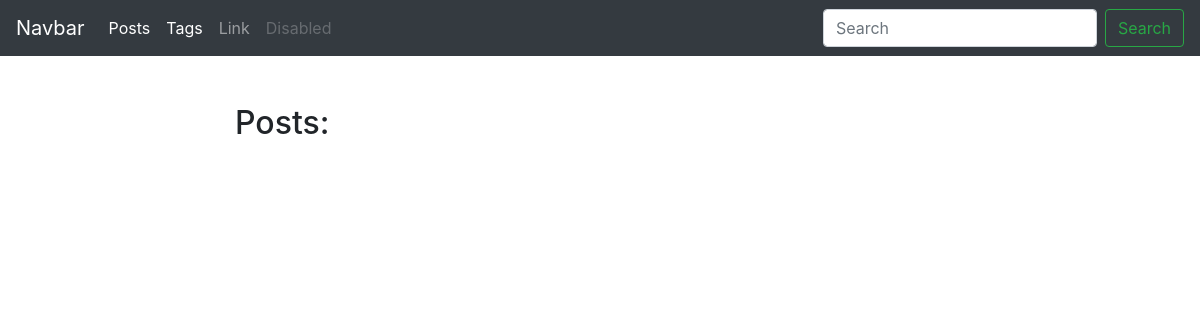
The page /blog/ on the database as committed earlier.
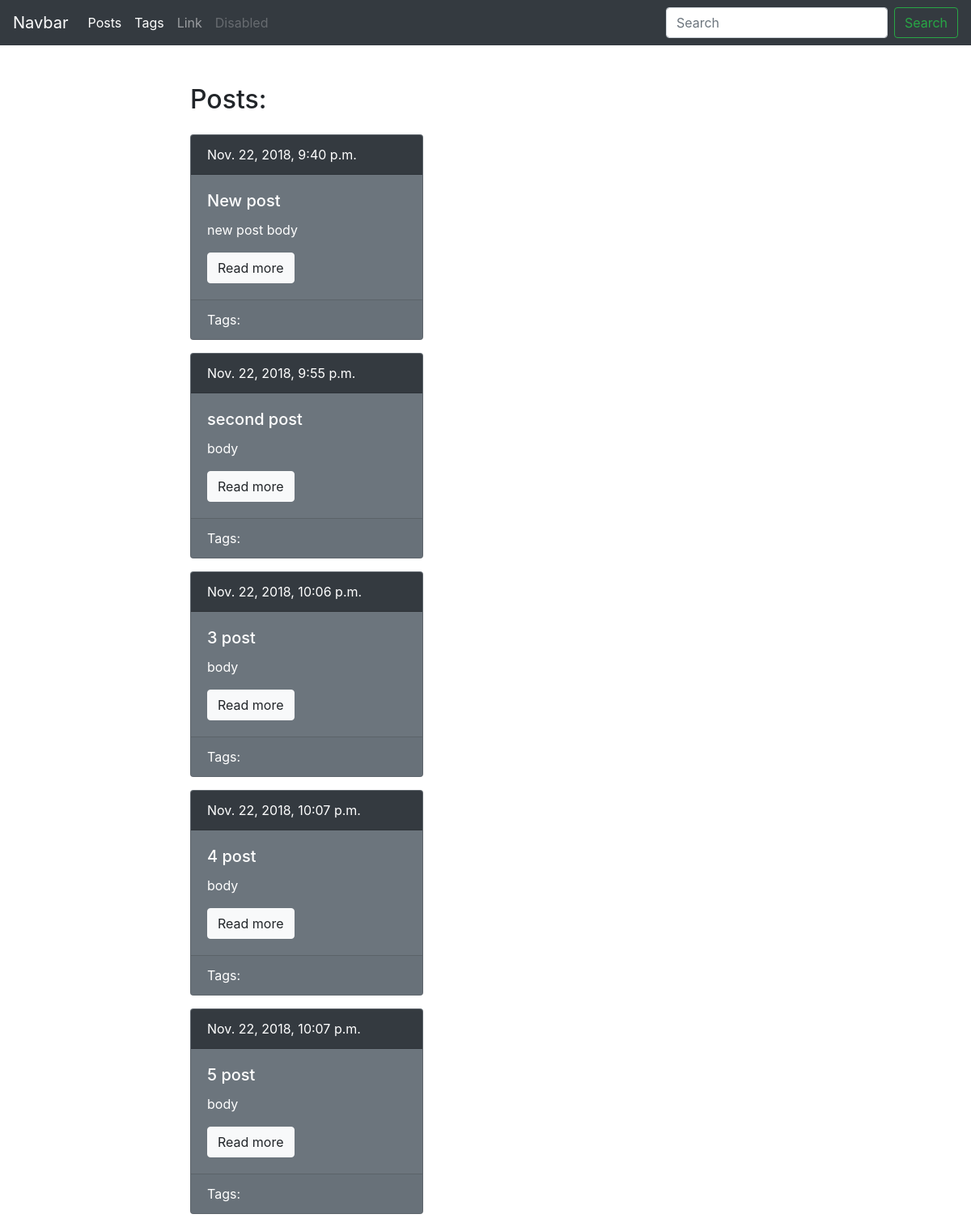
The same page on the database as committed later.
### blog/models.py (models this page shows, shortened)
class Post(models.Model):
    title = models.CharField(max_length=150, db_index=True)
    slug = models.SlugField(max_length=150, unique=True)
    body = models.TextField(blank=True, db_index=True)
    tags = models.ManyToManyField('Tag', blank=True, related_name='posts')
    date_pub = models.DateTimeField(auto_now_add = True)
    def get_absolute_url(self):
        return reverse('post_detail_url', kwargs={'slug': self.slug})

### blog/views.py (the view)
# urls.py: path('', posts_list, name='posts_list_url'),
def posts_list(request):
    posts = Post.objects.all()
    return render(request, 'blog/index.html', context={'posts': posts})

### blog/templates/blog/index.html (shortened to what this page needs)
{% extends 'blog/base_blog.html' %}
{% block content %}
    <h2 class="mb-4">Posts:</h2>
    {% for post in posts %}
        {% include 'blog/includes/post_card_template.html' %}
    {% endfor %}
{% endblock %}

### blog/templates/blog/base_blog.html
{% extends 'base.html' %}

### templates/base.html (shortened to what this page needs)
<!DOCTYPE html>
<html lang="en">
<head>
    <link rel="stylesheet" href="https://stackpath.bootstrapcdn.com/bootstrap/4.1.3/css/bootstrap.min.css">
</head>
<body>
    <nav class="navbar navbar-expand-lg navbar-dark bg-dark">
        <a class="navbar-brand" href="#">Navbar</a>
        <div class="collapse navbar-collapse" id="navbarSupportedContent">
            <ul class="navbar-nav mr-auto">
            <li class="nav-item active">
                <a class="nav-link" href="{% url 'posts_list_url' %}">Posts</a>
            </li>
            <li class="nav-item active">
                <a class="nav-link" href="{% url 'tags_list_url' %}">Tags</a>
            </li>
            <li class="nav-item">
                <a class="nav-link" href="#">Link</a>
            </li>
            <li class="nav-item">
                <a class="nav-link disabled" href="#">Disabled</a>
            </li>
            </ul>
            <form class="form-inline my-2 my-lg-0">
            <input class="form-control mr-sm-2" type="search" placeholder="Search" aria-label="Search">
            <button class="btn btn-outline-success my-2 my-sm-0" type="submit">Search</button>
            </form>
        </div>
    </nav>
    <div class="container mt-5">
        <div class="row">
            <div class="col-6 offset-md-2">
                {% block content %}{% endblock %}
            </div>
        </div>
    </div>
</body>
</html>

### blog/templates/blog/includes/post_card_template.html (shortened to what this page needs)
<div class="card text-white bg-secondary mb-3" style="max-width: 18rem;">
        <div class="card-header bg-dark">
            {{ post.date_pub}}
        </div>
        <div class="card-body">
            <h5 class="card-title">{{ post.title }}</h5>
            <p class="card-text">{{ post.body|truncatewords:15 }}</p>
            <a href="{{ post.get_absolute_url }}" class="btn btn-light">Read more</a>
        </div>
        <div class="card-footer">
            Tags:
        </div>
    </div>

Rows that differ between the two databases and show on the page:
added Post: date_pub "Nov. 22, 2018, 9:40 p.m.", title "New post", body "new post body"
added Post: date_pub "Nov. 22, 2018, 9:55 p.m.", title "second post", body "body"
added Post: date_pub "Nov. 22, 2018, 10:06 p.m.", title "3 post", body "body"
added Post: date_pub "Nov. 22, 2018, 10:07 p.m.", title "4 post", body "body"
added Post: date_pub "Nov. 22, 2018, 10:07 p.m.", title "5 post", body "body"
